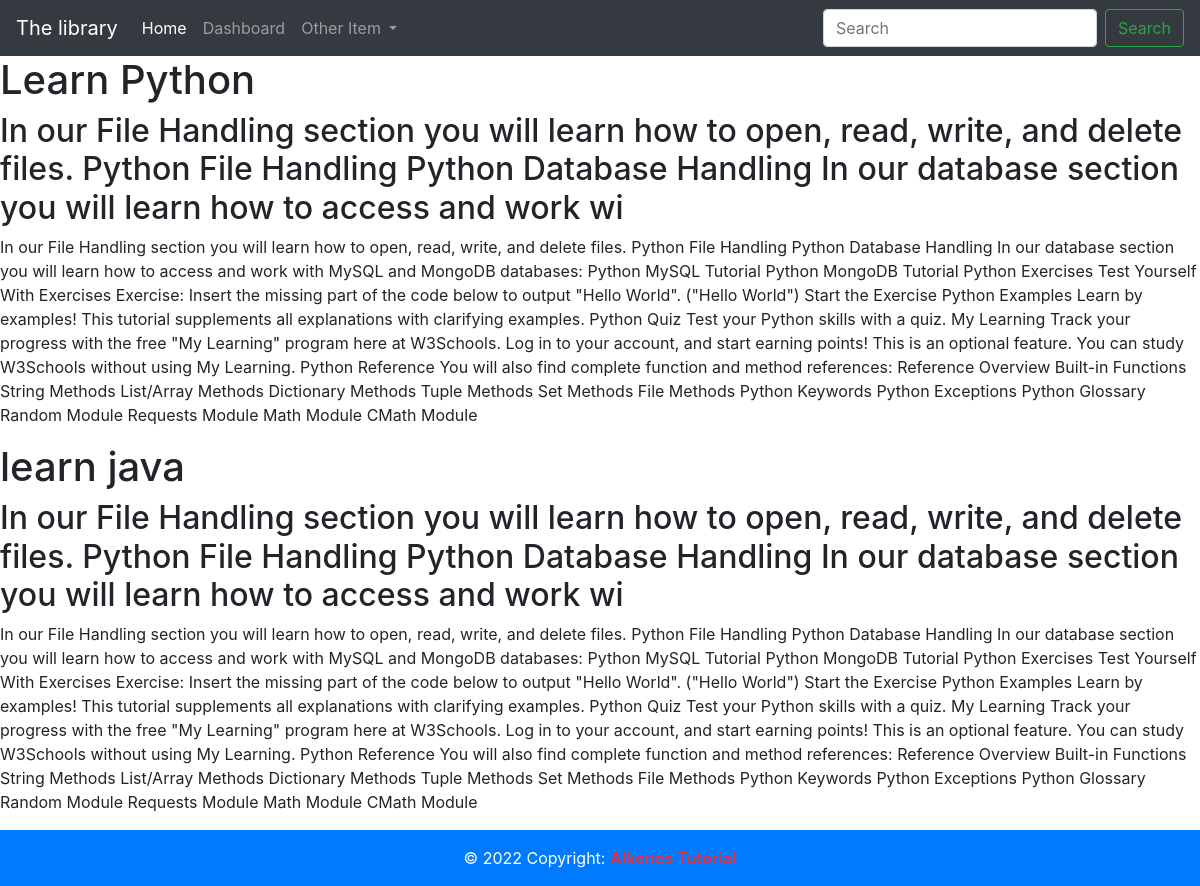
/, run on an earlier commit of the app's database.
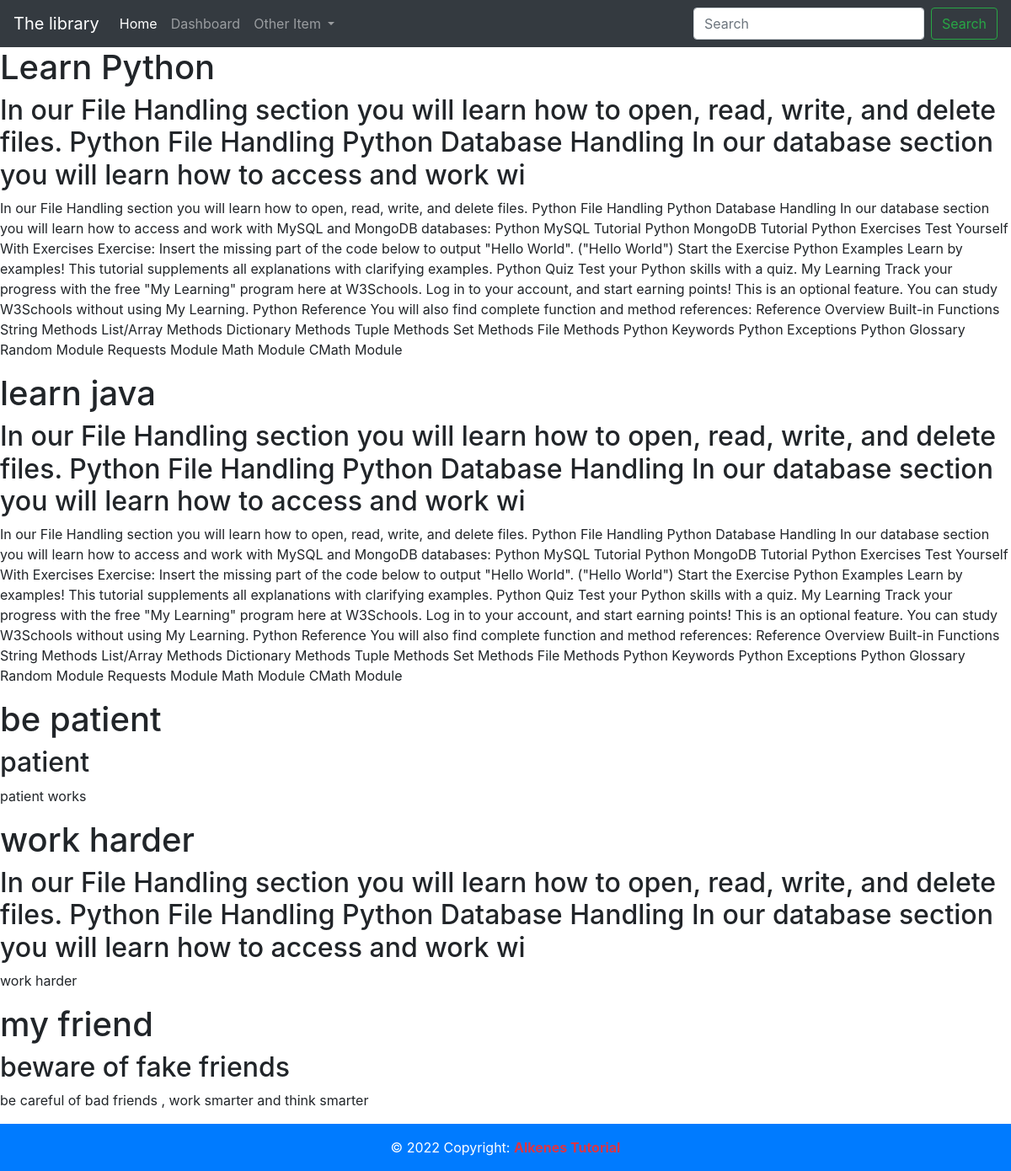
And on a later commit of the database.
### blog/models.py (models this page shows, shortened)
class Blog(models.Model):
    title = models.CharField(max_length=225)
    subtitle = models.CharField(max_length=200)
    content = models.TextField()
    created_on = models.DateTimeField(auto_now_add=True)
    updated_on = models.DateTimeField(auto_now=True)

### blog/views.py (the view)
# urls.py: path('',index, name="home"),
def index(request):
    blogs = Blog.objects.all()
    total = len(blogs)
    now = timezone.now()
    number = 2+2
    context = {
        "blogs": blogs,
        "average": total,
        "now":now,
        "number": number,
    }
    return render(request, 'index.html',context)

### templates/index.html
{% extends 'base.html' %}
{% block content %}
    {% for files in blogs %}
    <h1>{{files.title}}</h1>
    <h2>{{files.subtitle}}</h2>
    <p>{{files.content}}</p>
    {% endfor %}
    {% endblock content  %}

### templates/base.html (shortened to what this page needs)
<!DOCTYPE html>
<html lang="en">
<head>
    <link rel="stylesheet" href="https://cdn.jsdelivr.net/npm/bootstrap@4.1.3/dist/css/bootstrap.min.css">
</head>
<body>
    <nav class="navbar navbar-expand-lg navbar-dark bg-dark">
        <a class="navbar-brand" href="#">The library</a>
        <div class="collapse navbar-collapse" id="navbarSupportedContent">
          <ul class="navbar-nav mr-auto">
            <li class="nav-item active">
              <a class="nav-link" href="/">Home <span class="sr-only">(current)</span></a>
            </li>
            <li class="nav-item">
              <a class="nav-link" href="/dashboard">Dashboard</a>
            </li>
            <li class="nav-item dropdown">
              <a class="nav-link dropdown-toggle" href="#" id="navbarDropdown" role="button" data-toggle="dropdown" aria-haspopup="true" aria-expanded="false">
                Other Item
              </a>
            </li>
          </ul>
          <form class="form-inline my-2 my-lg-0">
            <input class="form-control mr-sm-2" type="search" placeholder="Search" aria-label="Search">
            <button class="btn btn-outline-success my-2 my-sm-0" type="submit">Search</button>
          </form>
        </div>
      </nav>
      {% block content %}
      {% endblock content %}
<footer class="page-footer font-small bg-primary text-white ">
    <div class="footer-copyright text-center py-3">© 2022 Copyright:
      <a class="text-danger font-weight-bold "    href="/"> Alkenes Tutorial</a>
    </div>
  </footer>
</body>
</html>

What changed in the data, as far as the page shows it:
added Blog: title "be patient", subtitle "patient", content "patient works"
added Blog: title "work harder", subtitle "In our File Handling section you will learn how to open, read, write, and delete files. Python File Handling Python Database Handling In our database section you will learn how to access and work wi", content "work harder"
added Blog: title "my friend", subtitle "beware of fake friends", content "be careful of bad friends , work smarter and think smarter"
